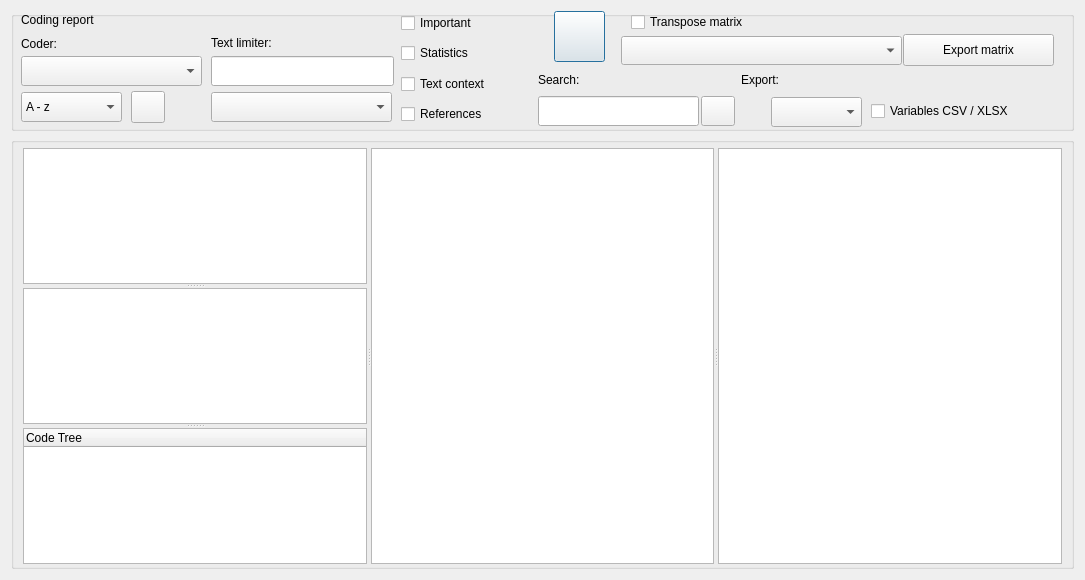
<?xml version="1.0" encoding="UTF-8"?>
<ui version="4.0">
 <class>Dialog_reportCodings</class>
 <widget class="QDialog" name="Dialog_reportCodings">
  <property name="windowModality">
   <enum>Qt::NonModal</enum>
  </property>
  <property name="geometry">
   <rect>
    <x>0</x>
    <y>0</y>
    <width>1085</width>
    <height>580</height>
   </rect>
  </property>
  <property name="windowTitle">
   <string>Reports</string>
  </property>
  <layout class="QVBoxLayout" name="verticalLayout">
   <item>
    <widget class="QGroupBox" name="groupBox">
     <property name="sizePolicy">
      <sizepolicy hsizetype="Preferred" vsizetype="Preferred">
       <horstretch>0</horstretch>
       <verstretch>0</verstretch>
      </sizepolicy>
     </property>
     <property name="minimumSize">
      <size>
       <width>0</width>
       <height>120</height>
      </size>
     </property>
     <property name="maximumSize">
      <size>
       <width>16777215</width>
       <height>120</height>
      </size>
     </property>
     <property name="title">
      <string/>
     </property>
     <widget class="QLineEdit" name="lineEdit">
      <property name="geometry">
       <rect>
        <x>200</x>
        <y>45</y>
        <width>183</width>
        <height>30</height>
       </rect>
      </property>
     </widget>
     <widget class="QLabel" name="label_text_limiter">
      <property name="geometry">
       <rect>
        <x>200</x>
        <y>21</y>
        <width>183</width>
        <height>22</height>
       </rect>
      </property>
      <property name="text">
       <string>Text limiter:</string>
      </property>
      <property name="wordWrap">
       <bool>true</bool>
      </property>
     </widget>
     <widget class="QPushButton" name="pushButton_run_report">
      <property name="geometry">
       <rect>
        <x>543</x>
        <y>0</y>
        <width>51</width>
        <height>51</height>
       </rect>
      </property>
      <property name="toolTip">
       <string>&lt;html&gt;&lt;head/&gt;&lt;body&gt;&lt;p&gt;Run report&lt;/p&gt;&lt;/body&gt;&lt;/html&gt;</string>
      </property>
      <property name="text">
       <string/>
      </property>
     </widget>
     <widget class="QLabel" name="label_coder">
      <property name="geometry">
       <rect>
        <x>10</x>
        <y>22</y>
        <width>130</width>
        <height>22</height>
       </rect>
      </property>
      <property name="text">
       <string>Coder:</string>
      </property>
     </widget>
     <widget class="QComboBox" name="comboBox_coders">
      <property name="geometry">
       <rect>
        <x>10</x>
        <y>45</y>
        <width>181</width>
        <height>30</height>
       </rect>
      </property>
     </widget>
     <widget class="QPushButton" name="pushButton_attributeselect">
      <property name="geometry">
       <rect>
        <x>120</x>
        <y>80</y>
        <width>34</width>
        <height>32</height>
       </rect>
      </property>
      <property name="toolTip">
       <string>&lt;html&gt;&lt;head/&gt;&lt;body&gt;&lt;p&gt;Attributes. &lt;/p&gt;&lt;p&gt;Attribute selection will override files or cases selected in the left-hand-side lists.&lt;/p&gt;&lt;/body&gt;&lt;/html&gt;</string>
      </property>
      <property name="text">
       <string/>
      </property>
     </widget>
     <widget class="QLabel" name="label_exports">
      <property name="geometry">
       <rect>
        <x>731</x>
        <y>89</y>
        <width>24</width>
        <height>24</height>
       </rect>
      </property>
      <property name="toolTip">
       <string>&lt;html&gt;&lt;head/&gt;&lt;body&gt;&lt;p&gt;Export&lt;/p&gt;&lt;/body&gt;&lt;/html&gt;</string>
      </property>
      <property name="text">
       <string/>
      </property>
     </widget>
     <widget class="QComboBox" name="comboBox_export">
      <property name="geometry">
       <rect>
        <x>760</x>
        <y>86</y>
        <width>91</width>
        <height>30</height>
       </rect>
      </property>
      <item>
       <property name="text">
        <string/>
       </property>
      </item>
      <item>
       <property name="text">
        <string>html</string>
       </property>
      </item>
      <item>
       <property name="text">
        <string>txt</string>
       </property>
      </item>
      <item>
       <property name="text">
        <string>odt</string>
       </property>
      </item>
      <item>
       <property name="text">
        <string>xlsx</string>
       </property>
      </item>
      <item>
       <property name="text">
        <string>csv</string>
       </property>
      </item>
     </widget>
     <widget class="QLabel" name="label_title">
      <property name="geometry">
       <rect>
        <x>10</x>
        <y>-3</y>
        <width>211</width>
        <height>23</height>
       </rect>
      </property>
      <property name="text">
       <string>Coding report</string>
      </property>
     </widget>
     <widget class="QComboBox" name="comboBox_matrix">
      <property name="geometry">
       <rect>
        <x>610</x>
        <y>25</y>
        <width>281</width>
        <height>29</height>
       </rect>
      </property>
      <property name="toolTip">
       <string>File and case matrix options</string>
      </property>
     </widget>
     <widget class="QCheckBox" name="checkBox_important">
      <property name="geometry">
       <rect>
        <x>390</x>
        <y>-1</y>
        <width>141</width>
        <height>26</height>
       </rect>
      </property>
      <property name="toolTip">
       <string>Filter results for those marked Important</string>
      </property>
      <property name="text">
       <string>Important</string>
      </property>
     </widget>
     <widget class="QComboBox" name="comboBox_memos">
      <property name="geometry">
       <rect>
        <x>200</x>
        <y>81</y>
        <width>181</width>
        <height>30</height>
       </rect>
      </property>
      <property name="toolTip">
       <string>Memo reporting options</string>
      </property>
     </widget>
     <widget class="QLabel" name="label_memos">
      <property name="geometry">
       <rect>
        <x>170</x>
        <y>81</y>
        <width>28</width>
        <height>28</height>
       </rect>
      </property>
      <property name="toolTip">
       <string>Memo reporting options</string>
      </property>
      <property name="text">
       <string/>
      </property>
     </widget>
     <widget class="QCheckBox" name="checkBox_show_stats">
      <property name="geometry">
       <rect>
        <x>390</x>
        <y>29</y>
        <width>131</width>
        <height>26</height>
       </rect>
      </property>
      <property name="toolTip">
       <string>Display summary statistics</string>
      </property>
      <property name="text">
       <string>Statistics</string>
      </property>
     </widget>
     <widget class="QCheckBox" name="checkBox_matrix_transpose">
      <property name="geometry">
       <rect>
        <x>620</x>
        <y>-1</y>
        <width>231</width>
        <height>24</height>
       </rect>
      </property>
      <property name="text">
       <string>Transpose matrix</string>
      </property>
     </widget>
     <widget class="QCheckBox" name="checkBox_text_context">
      <property name="geometry">
       <rect>
        <x>390</x>
        <y>60</y>
        <width>131</width>
        <height>26</height>
       </rect>
      </property>
      <property name="toolTip">
       <string>&lt;html&gt;&lt;head/&gt;&lt;body&gt;&lt;p&gt;Surround coded text with pre-text and post-text.&lt;/p&gt;&lt;p&gt;Change Settings for number of characters and display style.&lt;/p&gt;&lt;/body&gt;&lt;/html&gt;</string>
      </property>
      <property name="text">
       <string>Text context</string>
      </property>
     </widget>
     <widget class="QLineEdit" name="lineEdit_search_results">
      <property name="geometry">
       <rect>
        <x>527</x>
        <y>85</y>
        <width>161</width>
        <height>30</height>
       </rect>
      </property>
      <property name="toolTip">
       <string>Search results for text</string>
      </property>
     </widget>
     <widget class="QLabel" name="label_search_results">
      <property name="geometry">
       <rect>
        <x>527</x>
        <y>58</y>
        <width>101</width>
        <height>22</height>
       </rect>
      </property>
      <property name="text">
       <string>Search:</string>
      </property>
      <property name="alignment">
       <set>Qt::AlignLeading|Qt::AlignLeft|Qt::AlignVCenter</set>
      </property>
      <property name="wordWrap">
       <bool>true</bool>
      </property>
     </widget>
     <widget class="QPushButton" name="pushButton_search_next">
      <property name="geometry">
       <rect>
        <x>690</x>
        <y>85</y>
        <width>34</width>
        <height>30</height>
       </rect>
      </property>
      <property name="toolTip">
       <string>Search for next occurence in results</string>
      </property>
      <property name="text">
       <string/>
      </property>
     </widget>
     <widget class="QComboBox" name="comboBox_sort">
      <property name="geometry">
       <rect>
        <x>10</x>
        <y>81</y>
        <width>101</width>
        <height>30</height>
       </rect>
      </property>
      <property name="toolTip">
       <string>&lt;html&gt;&lt;head/&gt;&lt;body&gt;&lt;p&gt;Code names sort order.&lt;/p&gt;&lt;p&gt;Set this before running results.&lt;/p&gt;&lt;/body&gt;&lt;/html&gt;</string>
      </property>
      <item>
       <property name="text">
        <string>A - z</string>
       </property>
      </item>
      <item>
       <property name="text">
        <string>Z - a</string>
       </property>
      </item>
      <item>
       <property name="text">
        <string>10 - 1</string>
       </property>
      </item>
      <item>
       <property name="text">
        <string>1 - 10</string>
       </property>
      </item>
     </widget>
     <widget class="QLabel" name="label_export">
      <property name="geometry">
       <rect>
        <x>730</x>
        <y>58</y>
        <width>121</width>
        <height>22</height>
       </rect>
      </property>
      <property name="text">
       <string>Export:</string>
      </property>
      <property name="alignment">
       <set>Qt::AlignLeading|Qt::AlignLeft|Qt::AlignVCenter</set>
      </property>
      <property name="wordWrap">
       <bool>true</bool>
      </property>
     </widget>
     <widget class="QCheckBox" name="checkBox_variables">
      <property name="geometry">
       <rect>
        <x>860</x>
        <y>90</y>
        <width>201</width>
        <height>20</height>
       </rect>
      </property>
      <property name="toolTip">
       <string>&lt;html&gt;&lt;head/&gt;&lt;body&gt;&lt;p&gt;Export file  or case variables in columns for CSV or XLSX export&lt;/p&gt;&lt;/body&gt;&lt;/html&gt;</string>
      </property>
      <property name="text">
       <string>Variables CSV / XLSX</string>
      </property>
     </widget>
     <widget class="QPushButton" name="pushButton_export_matrix">
      <property name="geometry">
       <rect>
        <x>892</x>
        <y>23</y>
        <width>151</width>
        <height>32</height>
       </rect>
      </property>
      <property name="text">
       <string>Export matrix</string>
      </property>
     </widget>
     <widget class="QCheckBox" name="checkBox_show_refs">
      <property name="geometry">
       <rect>
        <x>390</x>
        <y>90</y>
        <width>131</width>
        <height>26</height>
       </rect>
      </property>
      <property name="toolTip">
       <string>&lt;html&gt;&lt;head/&gt;&lt;body&gt;&lt;p&gt;Show references&lt;/p&gt;&lt;/body&gt;&lt;/html&gt;</string>
      </property>
      <property name="text">
       <string>References</string>
      </property>
     </widget>
    </widget>
   </item>
   <item>
    <widget class="QGroupBox" name="groupBox_2">
     <property name="title">
      <string/>
     </property>
     <layout class="QGridLayout" name="gridLayout">
      <property name="topMargin">
       <number>5</number>
      </property>
      <property name="bottomMargin">
       <number>2</number>
      </property>
      <item row="0" column="0">
       <widget class="QSplitter" name="splitter">
        <property name="orientation">
         <enum>Qt::Horizontal</enum>
        </property>
        <widget class="QSplitter" name="splitter_vert">
         <property name="orientation">
          <enum>Qt::Vertical</enum>
         </property>
         <widget class="QListWidget" name="listWidget_files"/>
         <widget class="QListWidget" name="listWidget_cases"/>
         <widget class="QTreeWidget" name="treeWidget">
          <column>
           <property name="text">
            <string notr="true">Code Tree</string>
           </property>
          </column>
         </widget>
        </widget>
        <widget class="QTextEdit" name="textEdit"/>
        <widget class="QTableWidget" name="tableWidget"/>
       </widget>
      </item>
     </layout>
    </widget>
   </item>
  </layout>
 </widget>
 <tabstops>
  <tabstop>comboBox_coders</tabstop>
  <tabstop>lineEdit</tabstop>
  <tabstop>pushButton_run_report</tabstop>
  <tabstop>comboBox_sort</tabstop>
  <tabstop>pushButton_attributeselect</tabstop>
  <tabstop>comboBox_memos</tabstop>
  <tabstop>checkBox_important</tabstop>
  <tabstop>checkBox_show_stats</tabstop>
  <tabstop>checkBox_text_context</tabstop>
  <tabstop>checkBox_matrix_transpose</tabstop>
  <tabstop>comboBox_matrix</tabstop>
  <tabstop>listWidget_files</tabstop>
  <tabstop>listWidget_cases</tabstop>
  <tabstop>treeWidget</tabstop>
  <tabstop>lineEdit_search_results</tabstop>
  <tabstop>pushButton_search_next</tabstop>
  <tabstop>comboBox_export</tabstop>
  <tabstop>textEdit</tabstop>
  <tabstop>tableWidget</tabstop>
 </tabstops>
 <resources/>
 <connections/>
</ui>
